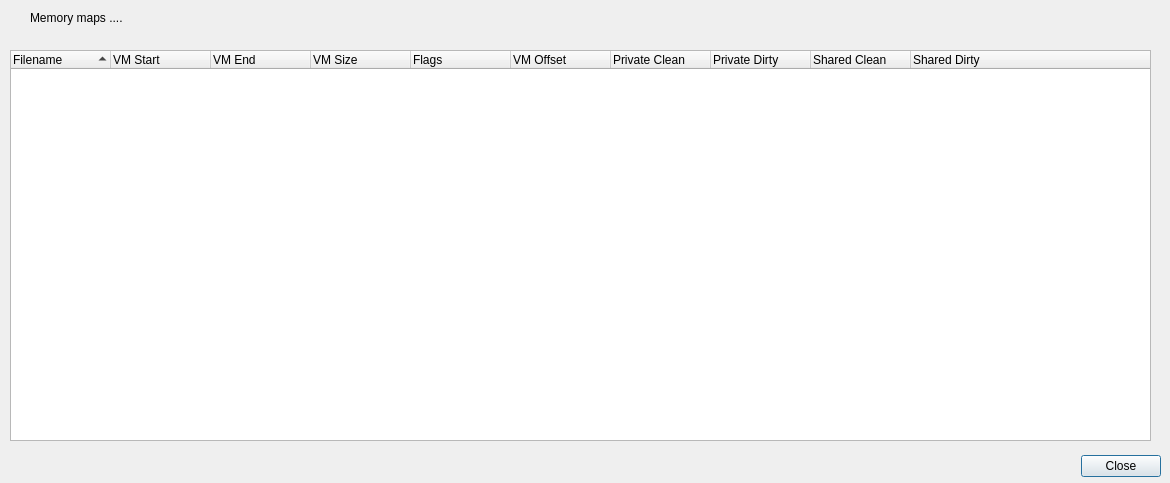
<?xml version="1.0" encoding="UTF-8"?>
<ui version="4.0">
 <class>MemoryMap</class>
 <widget class="QDialog" name="MemoryMap">
  <property name="geometry">
   <rect>
    <x>0</x>
    <y>0</y>
    <width>1170</width>
    <height>483</height>
   </rect>
  </property>
  <property name="windowTitle">
   <string>Dialog</string>
  </property>
  <widget class="QDialogButtonBox" name="buttonBox">
   <property name="geometry">
    <rect>
     <x>820</x>
     <y>450</y>
     <width>341</width>
     <height>32</height>
    </rect>
   </property>
   <property name="orientation">
    <enum>Qt::Horizontal</enum>
   </property>
   <property name="standardButtons">
    <set>QDialogButtonBox::Close</set>
   </property>
  </widget>
  <widget class="QTreeWidget" name="treeWidget">
   <property name="geometry">
    <rect>
     <x>10</x>
     <y>50</y>
     <width>1141</width>
     <height>391</height>
    </rect>
   </property>
   <property name="sortingEnabled">
    <bool>true</bool>
   </property>
   <column>
    <property name="text">
     <string>Filename</string>
    </property>
   </column>
   <column>
    <property name="text">
     <string>VM Start</string>
    </property>
   </column>
   <column>
    <property name="text">
     <string>VM End</string>
    </property>
   </column>
   <column>
    <property name="text">
     <string>VM Size</string>
    </property>
   </column>
   <column>
    <property name="text">
     <string>Flags</string>
    </property>
   </column>
   <column>
    <property name="text">
     <string>VM Offset</string>
    </property>
   </column>
   <column>
    <property name="text">
     <string>Private Clean</string>
    </property>
   </column>
   <column>
    <property name="text">
     <string>Private Dirty</string>
    </property>
   </column>
   <column>
    <property name="text">
     <string>Shared Clean</string>
    </property>
   </column>
   <column>
    <property name="text">
     <string>Shared Dirty</string>
    </property>
   </column>
  </widget>
  <widget class="QLabel" name="label">
   <property name="geometry">
    <rect>
     <x>30</x>
     <y>10</y>
     <width>1061</width>
     <height>16</height>
    </rect>
   </property>
   <property name="text">
    <string>Memory maps ....</string>
   </property>
  </widget>
 </widget>
 <resources/>
 <connections>
  <connection>
   <sender>buttonBox</sender>
   <signal>accepted()</signal>
   <receiver>MemoryMap</receiver>
   <slot>accept()</slot>
   <hints>
    <hint type="sourcelabel">
     <x>248</x>
     <y>254</y>
    </hint>
    <hint type="destinationlabel">
     <x>157</x>
     <y>274</y>
    </hint>
   </hints>
  </connection>
  <connection>
   <sender>buttonBox</sender>
   <signal>rejected()</signal>
   <receiver>MemoryMap</receiver>
   <slot>reject()</slot>
   <hints>
    <hint type="sourcelabel">
     <x>316</x>
     <y>260</y>
    </hint>
    <hint type="destinationlabel">
     <x>286</x>
     <y>274</y>
    </hint>
   </hints>
  </connection>
 </connections>
</ui>
